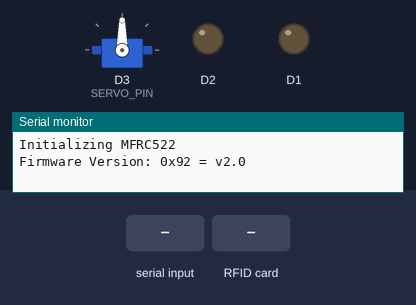
This program was run on a simulated ESP8266 (NodeMCU). On the bench: servo, output pins drawn as LEDs (lit = HIGH), the last lines printed to the serial monitor. The inputs (shaded band) are chosen by the test bench.

Above: at 1.2 s.
1.3 s: "90,45\n" received over Serial
At 3.3 s:
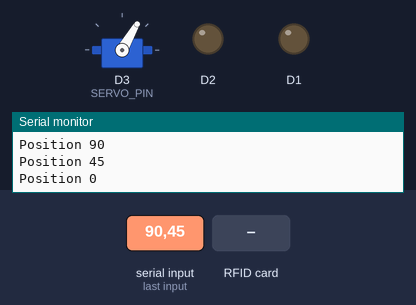
3.8 s: RFID card 5E 7A 19 C4 held to the reader
Timing chart, 0 to 6.8 s (numbered marks = the images above; inputs shaded):
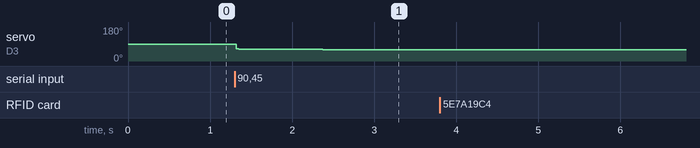

The program:

main.cpp
```cpp
#include <Arduino.h>

#include "Motor.h"
#include "RFIDReader.h"
#include "Steering.h"
#include "pins.h"

#define MOTOR_MIN_PWM 75
#define MOTOR_MAX_PWM 100

// RFID Reader
RFIDReader rfidreader(RFID_CS_PIN, RFID_PD_PIN);

// Motor
Motor motor(MOTOR_IN1, MOTOR_IN2, MOTOR_MIN_PWM, MOTOR_MAX_PWM);

// Steering
Steering steering(SERVO_PIN);

void setup() {
  // Open Serial
  Serial.begin(115200);

  // setup rfid reader
  rfidreader.setup();
}

void loop() {
  rfidreader.loop();
  // setMotorSpeed(0);
  if (Serial.available() > 0) {
    int pos = Serial.parseInt();
    Serial.print("Position ");
    Serial.println(pos);
    // motor.setSpeed(speed);
    steering.steer(pos);
  }
  // put your main code here, to run repeatedly:
}
```

pins.h
```cpp
#define RFID_CS_PIN D8
#define RFID_PD_PIN D4
#define MOTOR_IN1 D1
#define MOTOR_IN2 D2
#define SERVO_PIN D3
```

Measured:
- after the input at 1.3 s, servo on D3 (SERVO_PIN): 90° → 63° at once, → 60° 1.1 s later
